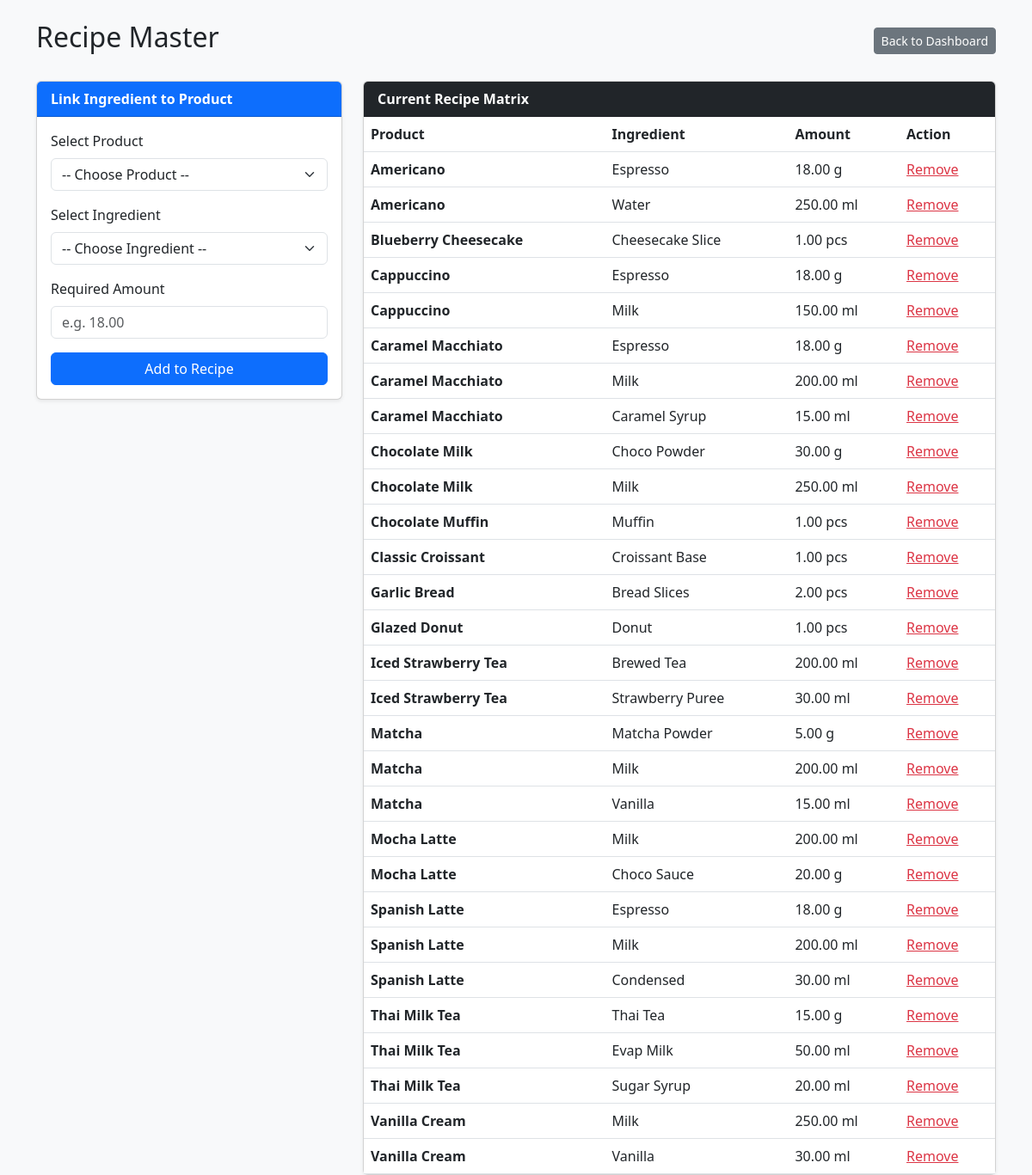
Page /manage_recipes.php (signed in) on the committed database.
### tables this page shows
CREATE TABLE `recipes` (
  `id` int(11) NOT NULL,
  `product_id` int(11) NOT NULL,
  `ingredient_id` int(11) NOT NULL,
  `required_amount` decimal(10,2) NOT NULL
);

CREATE TABLE `products` (
  `id` int(11) NOT NULL,
  `name` varchar(100) NOT NULL,
  `price` decimal(10,2) NOT NULL,
  `category` varchar(50) DEFAULT NULL,
  `is_available` tinyint(1) DEFAULT 1,
  `image_path` varchar(255) DEFAULT 'pictures/default_coffee.jpg'
);

CREATE TABLE `ingredients` (
  `id` int(11) NOT NULL,
  `name` varchar(100) NOT NULL,
  `stock_quantity` decimal(10,2) DEFAULT 0.00,
  `unit` varchar(10) NOT NULL,
  `reorder_level` decimal(10,2) DEFAULT 500.00
);

### manage_recipes.php (the view, shortened to what this page needs)
<?php
require_once 'connection/db_connect.php';
include 'header.php';
?>
<div class="container mt-4">
    <div class="d-flex justify-content-between align-items-center mb-4">
        <h2>Recipe Master</h2>
        <a href="dashboard.php" class="btn btn-secondary btn-sm">Back to Dashboard</a>
    </div>
    <div class="row">
        <div class="col-md-4">
            <div class="card shadow-sm mb-4">
                <div class="card-header bg-primary text-white fw-bold">Link Ingredient to Product</div>
                <div class="card-body">
                    <form method="POST">
                        <div class="mb-3">
                            <label class="form-label">Select Product</label>
                            <select name="product_id" class="form-select" required>
                                <option value="">-- Choose Product --</option>
                            </select>
                        </div>
                        <div class="mb-3">
                            <label class="form-label">Select Ingredient</label>
                            <select name="ingredient_id" class="form-select" required>
                                <option value="">-- Choose Ingredient --</option>
                            </select>
                        </div>
                        <div class="mb-3">
                            <label class="form-label">Required Amount</label>
                            <input type="number" step="0.01" name="amount" class="form-control" placeholder="e.g. 18.00" required>
                        </div>
                        <button type="submit" name="add_recipe" class="btn btn-primary w-100">Add to Recipe</button>
                    </form>
                </div>
            </div>
        </div>
        <div class="col-md-8">
            <div class="card shadow-sm">
                <div class="card-header bg-dark text-white fw-bold">Current Recipe Matrix</div>
                <div class="table-responsive">
                    <table class="table table-hover mb-0">
                        <thead>
                            <tr>
                                <th>Product</th>
                                <th>Ingredient</th>
                                <th>Amount</th>
                                <th>Action</th>
                            </tr>
                        </thead>
                        <tbody>
                            <?php
                            $sql = "SELECT r.id, p.name as product_name, i.name as ingredient_name, r.required_amount, i.unit
                                    FROM recipes r
                                    JOIN products p ON r.product_id = p.id
                                    JOIN ingredients i ON r.ingredient_id = i.id
                                    ORDER BY p.name ASC";
                            $stmt = $pdo->query($sql);
                            while ($row = $stmt->fetch()): ?>
                                <tr>
                                    <td><strong><?= $row['product_name'] ?></strong></td>
                                    <td><?= $row['ingredient_name'] ?></td>
                                    <td><?= $row['required_amount'] ?> <?= $row['unit'] ?></td>
                                    <td>
                                        <a href="delete_recipe.php?id=<?= $row['id'] ?>" class="text-danger" onclick="return confirm('Remove this ingredient from recipe?')">Remove</a>
                                    </td>
                                </tr>
                            <?php endwhile; ?>
                        </tbody>
                    </table>
                </div>
            </div>
        </div>
    </div>
</div>
</body>
</html>

### header.php (style rules this page uses)
body { background-color: #f8f9fa; }

### rows in the picture
recipes: product.name "Americano", ingredient.name "Espresso", required_amount "18.00", ingredient.unit "g"
recipes: product.name "Americano", ingredient.name "Water", required_amount "250.00", ingredient.unit "ml"
recipes: product.name "Blueberry Cheesecake", ingredient.name "Cheesecake Slice", required_amount "1.00", ingredient.unit "pcs"
recipes: product.name "Cappuccino", ingredient.name "Espresso", required_amount "18.00", ingredient.unit "g"
recipes: product.name "Cappuccino", ingredient.name "Milk", required_amount "150.00", ingredient.unit "ml"
recipes: product.name "Caramel Macchiato", ingredient.name "Espresso", required_amount "18.00", ingredient.unit "g"
recipes: product.name "Caramel Macchiato", ingredient.name "Milk", required_amount "200.00", ingredient.unit "ml"
recipes: product.name "Caramel Macchiato", ingredient.name "Caramel Syrup", required_amount "15.00", ingredient.unit "ml"
recipes: product.name "Chocolate Milk", ingredient.name "Choco Powder", required_amount "30.00", ingredient.unit "g"
recipes: product.name "Chocolate Milk", ingredient.name "Milk", required_amount "250.00", ingredient.unit "ml"
recipes: product.name "Chocolate Muffin", ingredient.name "Muffin", required_amount "1.00", ingredient.unit "pcs"
recipes: product.name "Classic Croissant", ingredient.name "Croissant Base", required_amount "1.00", ingredient.unit "pcs"
recipes: product.name "Garlic Bread", ingredient.name "Bread Slices", required_amount "2.00", ingredient.unit "pcs"
recipes: product.name "Glazed Donut", ingredient.name "Donut", required_amount "1.00", ingredient.unit "pcs"
recipes: product.name "Iced Strawberry Tea", ingredient.name "Brewed Tea", required_amount "200.00", ingredient.unit "ml"
recipes: product.name "Iced Strawberry Tea", ingredient.name "Strawberry Puree", required_amount "30.00", ingredient.unit "ml"
recipes: product.name "Matcha", ingredient.name "Matcha Powder", required_amount "5.00", ingredient.unit "g"
recipes: product.name "Matcha", ingredient.name "Milk", required_amount "200.00", ingredient.unit "ml"
recipes: product.name "Matcha", ingredient.name "Vanilla", required_amount "15.00", ingredient.unit "ml"
recipes: product.name "Mocha Latte", ingredient.name "Milk", required_amount "200.00", ingredient.unit "ml"
recipes: product.name "Mocha Latte", ingredient.name "Choco Sauce", required_amount "20.00", ingredient.unit "g"
recipes: product.name "Spanish Latte", ingredient.name "Espresso", required_amount "18.00", ingredient.unit "g"
recipes: product.name "Spanish Latte", ingredient.name "Milk", required_amount "200.00", ingredient.unit "ml"
recipes: product.name "Spanish Latte", ingredient.name "Condensed", required_amount "30.00", ingredient.unit "ml"
recipes: product.name "Thai Milk Tea", ingredient.name "Thai Tea", required_amount "15.00", ingredient.unit "g"
recipes: product.name "Thai Milk Tea", ingredient.name "Evap Milk", required_amount "50.00", ingredient.unit "ml"
recipes: product.name "Thai Milk Tea", ingredient.name "Sugar Syrup", required_amount "20.00", ingredient.unit "ml"
recipes: product.name "Vanilla Cream", ingredient.name "Milk", required_amount "250.00", ingredient.unit "ml"
recipes: product.name "Vanilla Cream", ingredient.name "Vanilla", required_amount "30.00", ingredient.unit "ml"
